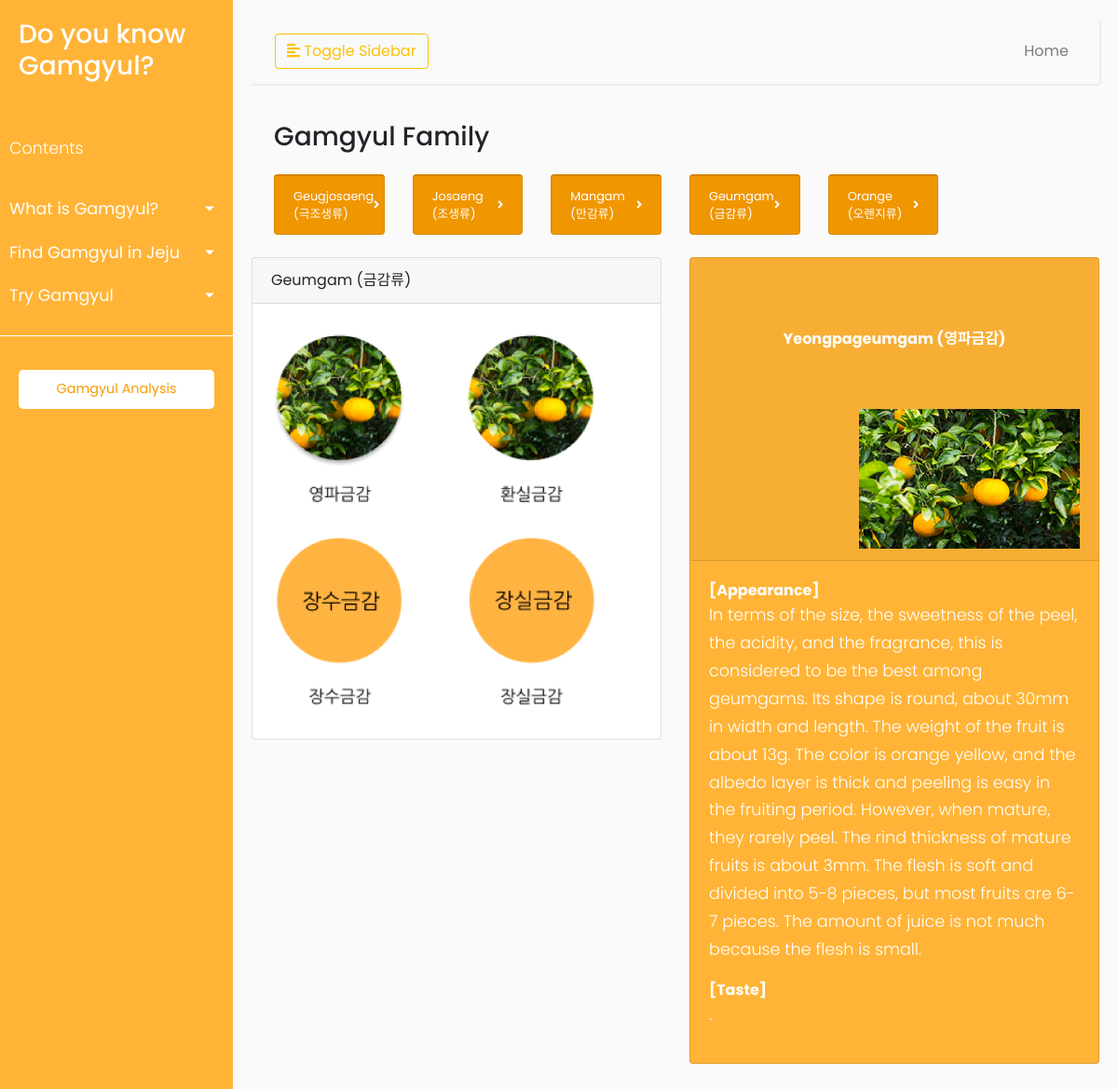
Page /family/geumgam/ on the committed database.
### information/models.py (models this page shows, shortened)
class FamilyDetail(models.Model):
    id = models.IntegerField(primary_key=True, null=False)
    eng_title = models.CharField(max_length=100)
    kor_title = models.CharField(max_length=100)
    img = models.ImageField(upload_to="family")
    slug = models.SlugField(max_length=200, db_index=True, unique=True, allow_unicode=True, null=True)
    sub_title = models.CharField(max_length=100)
    sub_img = models.ImageField(upload_to="family/sub")
    appearance = models.CharField(max_length=5000)
    taste = models.CharField(max_length=5000)
    class Meta:
        ordering = ['id']
        index_together = [['id', 'slug']]
    def get_absolute_url(self):
        return reverse('information:family_detail', args=[self.slug])

### information/views.py (the view)
# urls.py: path('family/<family_slug>/', family_detail, name='family_detail'),
def family_detail(request, family_slug=None):
    current_slug = None
    families = FamilyDetail.objects.all()
    cur_detail = FamilyDetail.objects.get(slug=family_slug)
    if family_slug:
        current_slug = get_object_or_404(FamilyDetail, slug=family_slug)
    return render(request, 'information/family.html', {'families': families, 'current_slug': current_slug, 'cur_detail': cur_detail})

### information/templates/information/family.html (shortened to what this page needs)
{% extends 'base.html' %}
{% block content %}
<main>
    <div class="container-fluid px-4">
        <h3 class="mt-4">Gamgyul Family</h3>
        <div class="row" style="padding: 15px 0px 0px 0px;">
            {% for f in families %}
            <div class="col-xl-2 col-md-6">
                <div class="card  text-white mb-4" style="background-color: #F89B00;">
                    <div class="card-footer d-flex align-items-center justify-content-between">
                        <a class="small text-white stretched-link" href="{{f.get_absolute_url}}">{{f.eng_title}} <br> {{f.kor_title}}</a>
                        <div class="small text-white"><i class="fas fa-angle-right"></i></div>
                    </div>
                </div>
            </div>
        {% endfor %}
            </div>
    </div>
        <div class="row">
            <div class="col-xl-6">
                <div class="card mb-4">
                    <div class="card-header">
                        {{cur_detail.eng_title}} {{cur_detail.kor_title}}
                    </div>
                    <div class="card-body" style="align-content: center">
                        <img src="{{cur_detail.img.url}}" alt="{{cur_detail.id}}" style="width: 90%;"/>
                    </div>
                </div>
            </div>
            <div class="col-xl-6">
                <div class="card mb-4" style="background-color: #ffb437; color: #ffffff">
                    <div class="card-header" style="text-align: center; line-height: 150px;">
                        <b>{{cur_detail.sub_title}}</b>
                        <img src="{{cur_detail.sub_img.url}}" alt="{{cur_detail.id}}"  style="height: 150px; float: right;"/>
                    </div>
                    <div class="card-body">
                            <b>[Appearance]</b>
                            <p style="color: #ffffff;">{{cur_detail.appearance}}</p>
                            <b>[Taste]</b>
                            <p style="color: #ffffff;">{{cur_detail.taste}}</p>
                    </div>
                </div>
            </div>
        </div>
</main>
{% endblock %}

### information/static/css/base.css (style rules this page uses)
body { font-family: 'Poppins', sans-serif; background: #fafafa; }
p { font-family: 'Poppins', sans-serif; font-size: 1.1em; font-weight: 300; line-height: 1.7em; color: #999; }
a, a:hover, a:focus { color: inherit; text-decoration: none; transition: all 0.3s; }

### rows in the picture
FamilyDetail: eng_title "Geugjosaeng", kor_title "(극조생류)"
FamilyDetail: eng_title "Josaeng", kor_title "(조생류)"
FamilyDetail: eng_title "Mangam", kor_title "(만감류)"
FamilyDetail: eng_title "Geumgam", kor_title "(금감류)", img (picture), sub_title "Yeongpageumgam (영파금감)", sub_img (picture), appearance "In terms of the size, the sweetness of the peel, the acidity, and the fragrance, this is considered to be the best among geumgams. Its shape is round, about 30mm in width and length. The weight of the fruit is about 13g. The color is orange yellow, and the albedo layer is thick and peeling is easy in the fruiting period. However, when mature, they rarely peel. The rind thickness of mature fruits is about 3mm. The flesh is soft and divided into 5-8 pieces, but most fruits are 6-7 pieces. The amount of juice is not much because the flesh is small.", taste "."
FamilyDetail: eng_title "Orange", kor_title "(오렌지류)"
